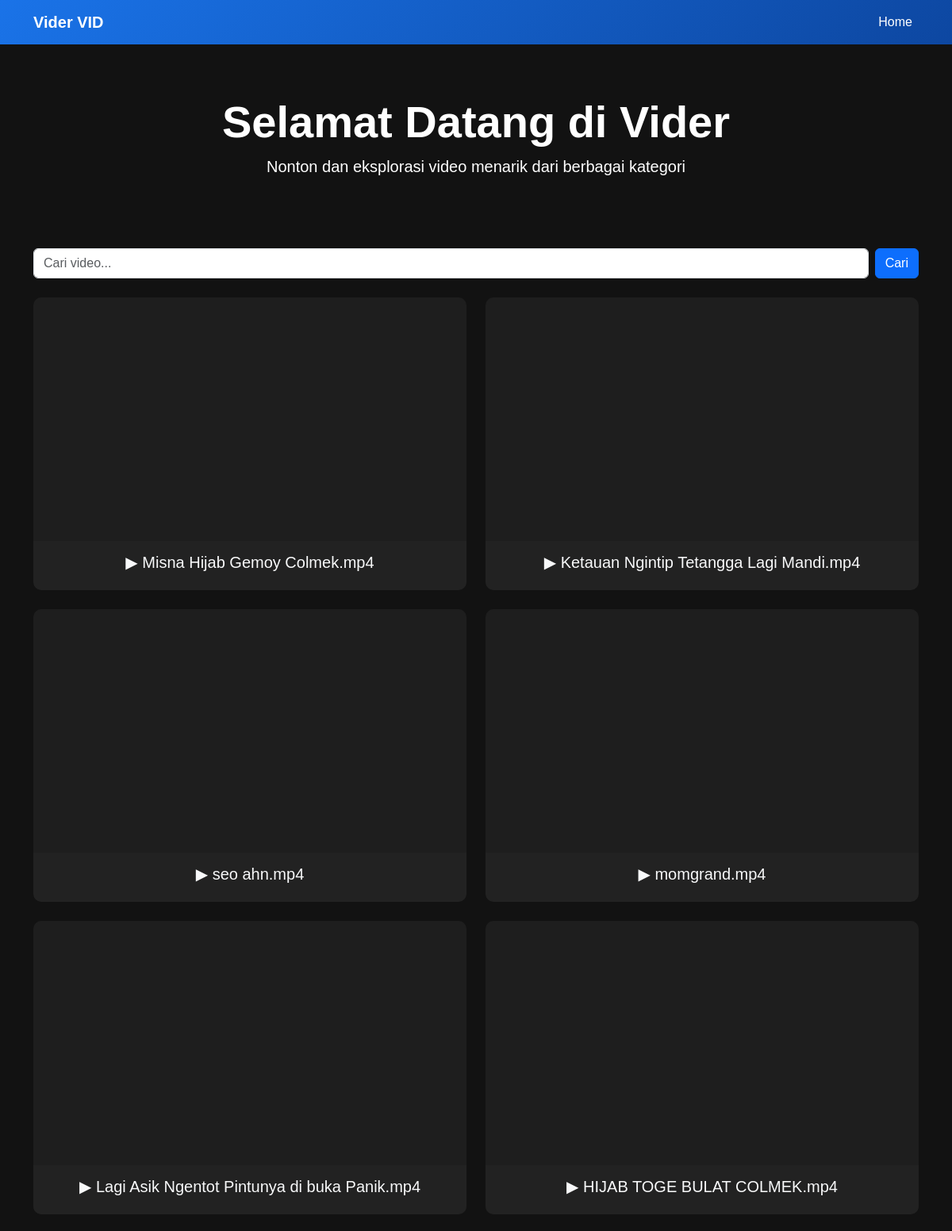
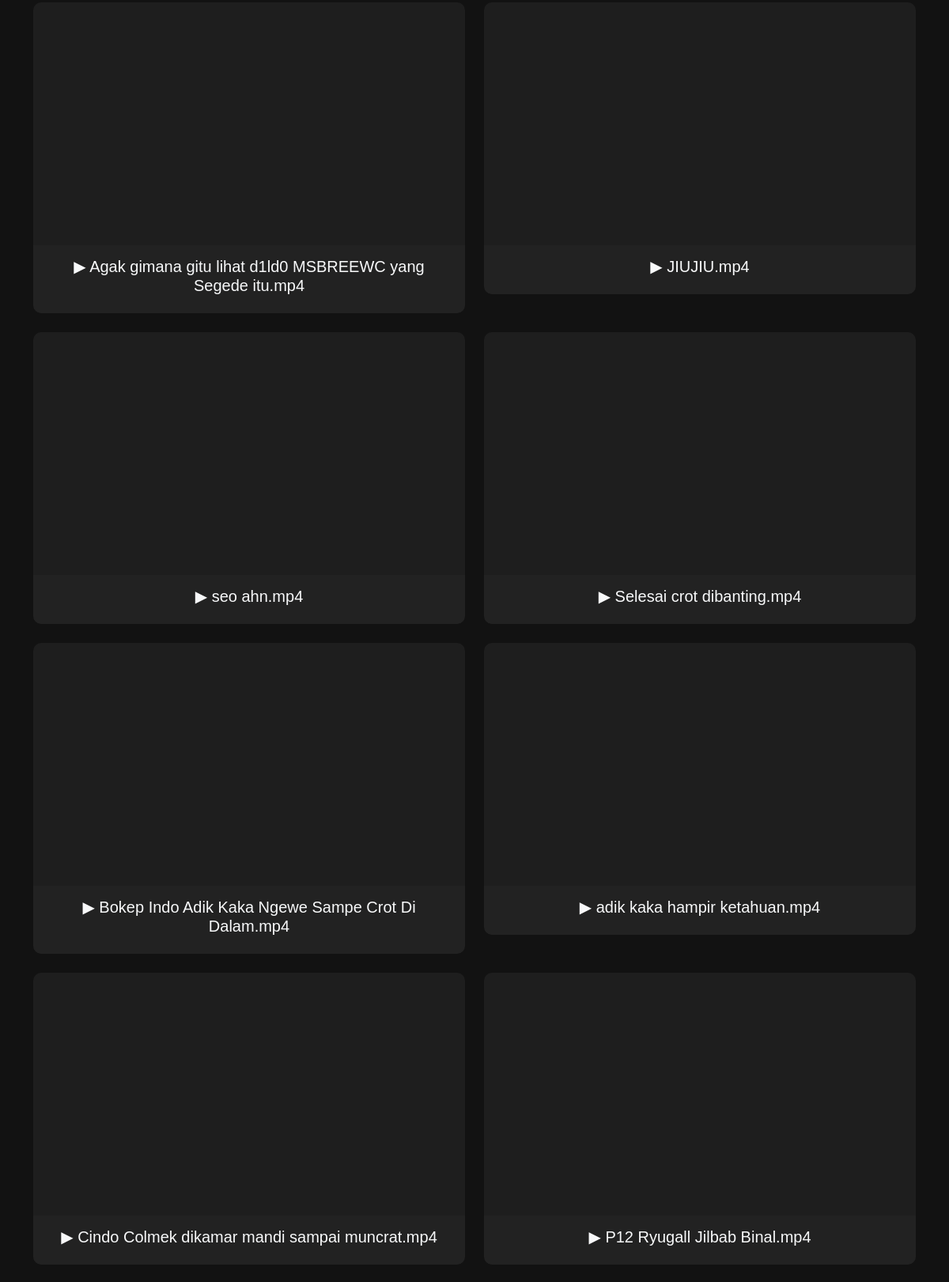
The page / (upper part) on the database its author committed (2 pictures, top to bottom).
### tables this page shows
CREATE TABLE videos (
            id INTEGER PRIMARY KEY AUTOINCREMENT,
            title TEXT NOT NULL,
            embed_url TEXT NOT NULL
        );

### app.py (the view)
@app.route('/')
def index():
    query = request.args.get('q', '').strip()  # Ambil query pencarian
    with get_db() as db:
        if query:
            videos = db.execute(
                "SELECT * FROM videos WHERE title LIKE ? ORDER BY id DESC",
                (f"%{query}%",)
            ).fetchall()
        else:
            videos = db.execute(
                "SELECT * FROM videos ORDER BY id DESC"
            ).fetchall()
    return render_template(
        'index.html',
        videos=videos,
        query=query  # Kirim query ke template
    )

### app.py (called while the page is built)
def get_db():
    conn = sqlite3.connect(DATABASE)
    conn.row_factory = sqlite3.Row
    return conn

### templates/index.html (shortened to what this page needs)
<!DOCTYPE html>
<html lang="id">
<head>
    <link href="https://cdn.jsdelivr.net/npm/bootstrap@5.3.0/dist/css/bootstrap.min.css" rel="stylesheet">
    <link rel="stylesheet" href="{{ url_for('static', filename='css/styles.css') }}">
</head>
<body>
    <nav class="navbar navbar-expand-lg navbar-dark">
        <div class="container">
            <a class="navbar-brand fw-bold" href="#">Vider VID</a>
            <div class="collapse navbar-collapse" id="navbarNav">
                <ul class="navbar-nav ms-auto">
                    <li class="nav-item">
                        <a class="nav-link active" href="{{ url_for('index') }}">Home</a>
                    </li>
                </ul>
            </div>
        </div>
    </nav>
    <header class="text-center py-5">
        <h1 class="display-4 fw-bold">Selamat Datang di Vider</h1>
        <p class="lead">Nonton dan eksplorasi video menarik dari berbagai kategori</p>
    </header>
<div class="container my-4">
    <form class="d-flex position-relative">
        <input class="form-control me-2" type="search" id="searchBox" placeholder="Cari video..." autocomplete="off">
        <button class="btn btn-primary" type="submit">Cari</button>
    </form>
</div>
    <div class="container">
        <div class="row">
            {% if videos %}
                {% for video in videos %}
                <div class="col-md-6 mb-4">
                    <div class="card video-card">
                        <div class="ratio ratio-16x9">
                            <iframe class="w-100" src="{{ video.embed_url }}" allowfullscreen></iframe>
                        </div>
                        <div class="card-body text-center">
                            <h5 class="card-title text-light">{{ video.title }}</h5>
                        </div>
                    </div>
                </div>
                {% endfor %}
            {% else %}
                <p class="text-center mt-4">Tidak ada video yang ditemukan.</p>
            {% endif %}
        </div>
    </div>
</body>
</html>

### static/css/styles.css (style rules this page uses)
body { font-family: 'Arial', sans-serif; user-select: none; }
.video-card { background: #222; color: white; border-radius: 10px; overflow: hidden; transition: transform 0.3s, box-shadow 0.3s; }
.navbar-brand { font-weight: bold; }
.btn-primary { transition: background 0.3s ease; }
.card { transition: transform 0.3s, box-shadow 0.3s; }

### templates/index.html (style rules this page uses)
body { background-color: #121212; color: white; }
.video-card { background: #1e1e1e; border: none; border-radius: 10px; overflow: hidden; transition: transform 0.3s ease-in-out, box-shadow 0.3s ease-in-out; }
.card-body { background: #222; padding: 15px; border-bottom-left-radius: 10px; border-bottom-right-radius: 10px; }
.navbar { background: linear-gradient(135deg, #1a73e8, #0d47a1); }

### rows shown on the page
videos: title "▶ Misna Hijab Gemoy Colmek.mp4"
videos: title "▶ Ketauan Ngintip Tetangga Lagi Mandi.mp4"
videos: title "▶ seo ahn.mp4"
videos: title "▶ momgrand.mp4"
videos: title "▶ Lagi Asik Ngentot Pintunya di buka Panik.mp4"
videos: title "▶ HIJAB TOGE BULAT COLMEK.mp4"
videos: title "▶ Agak gimana gitu lihat d1ld0 MSBREEWC yang Segede itu.mp4"
videos: title "▶ JIUJIU.mp4"
videos: title "▶ seo ahn.mp4"
videos: title "▶ Selesai crot dibanting.mp4"
videos: title "▶ Bokep Indo Adik Kaka Ngewe Sampe Crot Di Dalam.mp4"
videos: title "▶ adik kaka hampir ketahuan.mp4"
videos: title "▶ Cindo Colmek dikamar mandi sampai muncrat.mp4"
videos: title "▶ P12 Ryugall Jilbab Binal.mp4"
